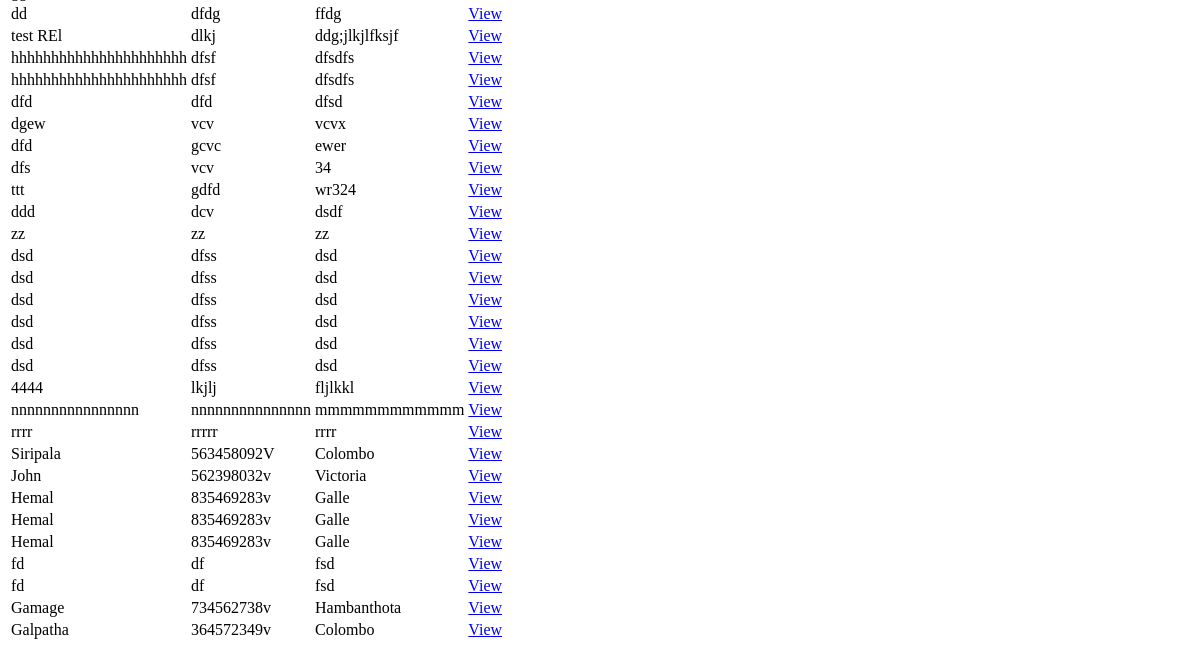
/farmers/ (lower part), run on an earlier commit of the app's database.
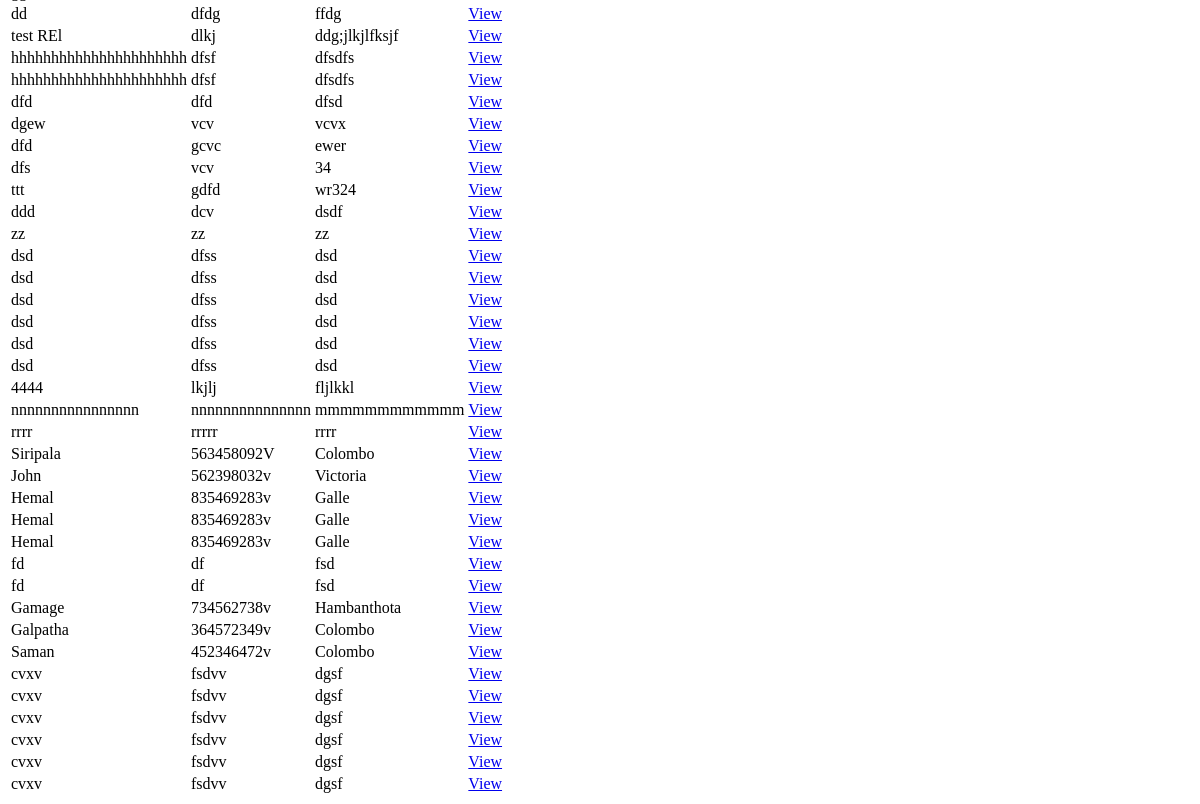
And on a later commit of the database.
### harvestMgtApp/models.py (models this page shows)
class Farmer(models.Model):
    fName = models.CharField(max_length=100)
    nic = models.CharField(max_length=15)
    district = models.CharField(max_length=100)

### harvestMgtApp/views.py (the view)
# urls.py: path('farmers/', views.farmers, name='farmers'),
def farmers(request):
    farmersList = Farmer.objects.all()
    return render(request, 'harvestMgtApp/farmers.html', {'farmers': farmersList, })

### harvestMgtApp/templates/harvestMgtApp/farmers.html (shortened to what this page needs)
{% extends 'harvestMgtApp/base.html' %}
{% block content %}
<table>
    {% for farmer in farmers %}
        <tr>
            <td>{{ farmer.fName }}</td>
            <td>{{ farmer.nic }}</td>
            <td>{{ farmer.district }}</td>
            <td><a href="{% url 'viewPlants' farmer.id %}">View</a></td>
        </tr>
    {% endfor %}
</table>
{% endblock %}

What changed in the data, as far as the page shows it:
added Farmer: fName "Saman", nic "452346472v", district "Colombo"
added Farmer: fName "cvxv", nic "fsdvv", district "dgsf"
added Farmer: fName "cvxv", nic "fsdvv", district "dgsf"
added Farmer: fName "cvxv", nic "fsdvv", district "dgsf"
added Farmer: fName "cvxv", nic "fsdvv", district "dgsf"
added Farmer: fName "cvxv", nic "fsdvv", district "dgsf"
added Farmer: fName "cvxv", nic "fsdvv", district "dgsf"
